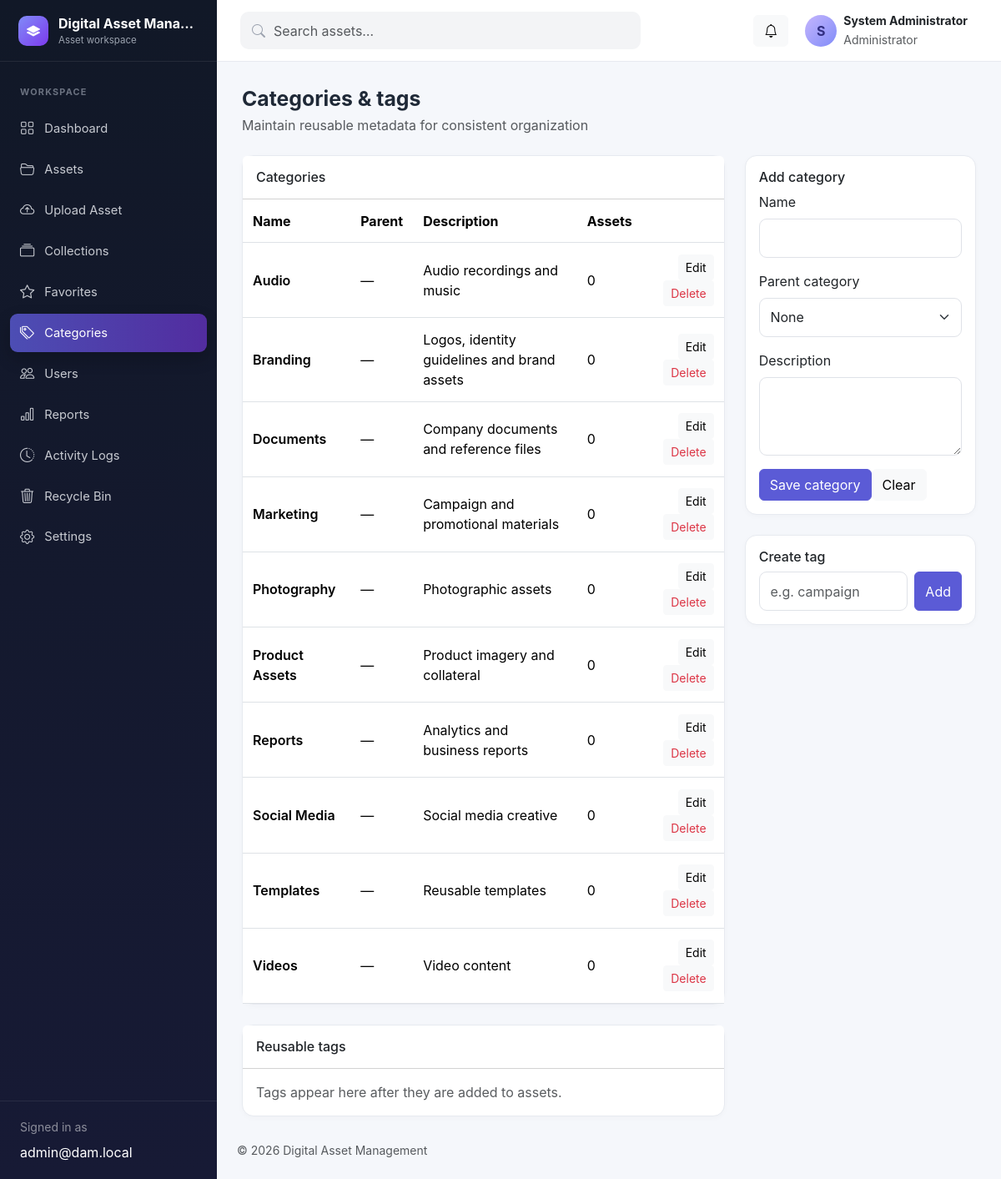
The app's page /categories.php (signed in) with its own data.
### tables this page shows
CREATE TABLE users (
  id INT UNSIGNED AUTO_INCREMENT PRIMARY KEY,
  role_id TINYINT UNSIGNED NOT NULL,
  name VARCHAR(120) NOT NULL,
  email VARCHAR(190) NOT NULL UNIQUE,
  password_hash VARCHAR(255) NOT NULL,
  profile_picture VARCHAR(255) NULL,
  status ENUM('active','disabled') NOT NULL DEFAULT 'active',
  last_login DATETIME NULL,
  failed_login_attempts SMALLINT UNSIGNED NOT NULL DEFAULT 0,
  locked_until DATETIME NULL,
  created_at TIMESTAMP DEFAULT CURRENT_TIMESTAMP,
  updated_at TIMESTAMP DEFAULT CURRENT_TIMESTAMP ON UPDATE CURRENT_TIMESTAMP,
  deleted_at DATETIME NULL,
  INDEX idx_users_role_status (role_id, status),
  CONSTRAINT fk_users_role FOREIGN KEY (role_id) REFERENCES roles(id)
);

CREATE TABLE roles (
  id TINYINT UNSIGNED AUTO_INCREMENT PRIMARY KEY,
  name VARCHAR(50) NOT NULL UNIQUE,
  description VARCHAR(255) NULL,
  created_at TIMESTAMP DEFAULT CURRENT_TIMESTAMP
);

CREATE TABLE categories (
  id INT UNSIGNED AUTO_INCREMENT PRIMARY KEY,
  parent_id INT UNSIGNED NULL,
  name VARCHAR(100) NOT NULL,
  description TEXT NULL,
  created_by INT UNSIGNED NULL,
  created_at TIMESTAMP DEFAULT CURRENT_TIMESTAMP,
  updated_at TIMESTAMP DEFAULT CURRENT_TIMESTAMP ON UPDATE CURRENT_TIMESTAMP,
  UNIQUE KEY uq_category_parent_name (parent_id, name),
  CONSTRAINT fk_category_parent FOREIGN KEY (parent_id) REFERENCES categories(id) ON DELETE SET NULL,
  CONSTRAINT fk_category_user FOREIGN KEY (created_by) REFERENCES users(id) ON DELETE SET NULL
);

### includes/functions.php (called while the page is built, shortened)
<?php
require_once __DIR__ . '/../config/database.php';
function e(mixed $value): string
{
    return htmlspecialchars((string)$value, ENT_QUOTES | ENT_SUBSTITUTE, 'UTF-8');
}
function url(string $path = ''): string
{
    return BASE_URL . '/' . ltrim($path, '/');
}
function setting(string $key, mixed $default = null): mixed
{
    static $settings = null;
    if ($settings === null) {
        try {
            $settings = db()->query('SELECT setting_key, setting_value FROM settings')->fetchAll(PDO::FETCH_KEY_PAIR);
        } catch (Throwable) {
            $settings = [];
        }
    }
    return $settings[$key] ?? $default;
}

### config/database.php (called while the page is built, shortened)
<?php
final class Database
{
    private static ?PDO $connection = null;
    public static function connection(): PDO
    {
        if (self::$connection === null) {
            $host = getenv('DAMS_DB_HOST') ?: 'localhost';
            $name = getenv('DAMS_DB_NAME') ?: 'digital_asset_management';
            $user = getenv('DAMS_DB_USER') ?: 'root';
            $pass = getenv('DAMS_DB_PASS') ?: '';
            $dsn = "mysql:host={$host};dbname={$name};charset=utf8mb4";
            self::$connection = new PDO($dsn, $user, $pass, [
                PDO::ATTR_ERRMODE => PDO::ERRMODE_EXCEPTION,
                PDO::ATTR_DEFAULT_FETCH_MODE => PDO::FETCH_ASSOC,
                PDO::ATTR_EMULATE_PREPARES => false,
            ]);
        }
        return self::$connection;
    }
}
function db(): PDO
{
    return Database::connection();
}

### includes/auth.php (called while the page is built, shortened)
<?php
require_once __DIR__ . '/functions.php';
function current_user(): ?array
{
    static $user = false;
    if ($user === false) {
        $stmt = db()->prepare('SELECT u.*, r.name role_name FROM users u JOIN roles r ON r.id=u.role_id WHERE u.id=? AND u.deleted_at IS NULL');
        $stmt->execute([$_SESSION['user_id']]);
        $user = $stmt->fetch() ?: null;
    }
    return is_array($user) ? $user : null;
}
function require_auth(): void
{
    if (!current_user()) {
        $_SESSION['intended_url'] = $_SERVER['REQUEST_URI'] ?? url('dashboard.php');
        flash('warning', 'Please sign in to continue.');
        redirect('login.php');
    }
}
function require_role(string|array $roles): void
{
    require_auth();
}

### categories.php (the view, shortened to what this page needs)
<?php
require_once __DIR__.'/includes/auth.php';require_role(['Administrator','Asset Manager']);$u=current_user();
$categories=db()->query('SELECT c.*,p.name parent_name,COUNT(a.id) asset_count FROM categories c LEFT JOIN categories p ON p.id=c.parent_id LEFT JOIN assets a ON a.category_id=c.id AND a.deleted_at IS NULL GROUP BY c.id ORDER BY COALESCE(p.name,c.name),c.parent_id,c.name')->fetchAll();$tags=db()->query('SELECT t.*,COUNT(at.asset_id) asset_count FROM tags t LEFT JOIN asset_tags at ON at.tag_id=t.id GROUP BY t.id ORDER BY t.name')->fetchAll();$pageTitle='Categories & tags';$pageSubtitle='Maintain reusable metadata for consistent organization';require __DIR__.'/includes/header.php';?>
<div class="row g-4"><div class="col-xl-8"><div class="card mb-4"><div class="card-header bg-white py-3"><h2 class="h6 mb-0">Categories</h2></div><div class="table-responsive"><table class="table align-middle mb-0"><thead><tr><th>Name</th><th>Parent</th><th>Description</th><th>Assets</th><th></th></tr></thead><tbody><?php foreach($categories as $c):?><tr><td class="fw-semibold"><?=e($c['name'])?></td><td><?=e($c['parent_name']??'—')?></td><td><?=e($c['description']?:'—')?></td><td><?=$c['asset_count']?></td><td class="text-end"><button class="btn btn-sm btn-light edit-category" data-record="<?=e(json_encode(['id'=>$c['id'],'name'=>$c['name'],'description'=>$c['description'],'parent_id'=>$c['parent_id']],JSON_HEX_APOS|JSON_HEX_QUOT))?>">Edit</button><form method="post" class="d-inline"><?=csrf_field()?><input type="hidden" name="action" value="delete_category"><input type="hidden" name="id" value="<?=$c['id']?>"><button class="btn btn-sm btn-light text-danger" data-confirm="Delete this category?">Delete</button></form></td></tr><?php endforeach;?></tbody></table></div></div>
<div class="card"><div class="card-header bg-white py-3"><h2 class="h6 mb-0">Reusable tags</h2></div><div class="card-body d-flex flex-wrap gap-2"><?php if(!$tags):?><span class="text-muted">Tags appear here after they are added to assets.</span><?php endif;?></div></div></div>
<div class="col-xl-4"><div class="card mb-4"><div class="card-body"><h2 class="h6" id="categoryFormTitle">Add category</h2><form method="post" id="categoryForm"><?=csrf_field()?><input type="hidden" name="action" value="save_category"><input type="hidden" name="id" id="categoryId"><label class="form-label">Name</label><input class="form-control mb-3" name="name" id="categoryName" required><label class="form-label">Parent category</label><select class="form-select mb-3" name="parent_id" id="categoryParent"><option value="">None</option><?php foreach($categories as $c):?><option value="<?=$c['id']?>"><?=e($c['name'])?></option><?php endforeach;?></select><label class="form-label">Description</label><textarea class="form-control mb-3" name="description" id="categoryDescription" rows="3"></textarea><button class="btn btn-primary">Save category</button><button type="button" class="btn btn-light" id="resetCategory">Clear</button></form></div></div><div class="card"><div class="card-body"><h2 class="h6">Create tag</h2><form method="post" class="d-flex gap-2"><?=csrf_field()?><input type="hidden" name="action" value="save_tag"><input class="form-control" name="name" placeholder="e.g. campaign" required><button class="btn btn-primary">Add</button></form></div></div></div></div>
<?php $extraScripts='<script>const reset=()=>{categoryForm.reset();categoryId.value="";categoryFormTitle.textContent="Add category"};document.querySelectorAll(".edit-category").forEach(b=>b.onclick=()=>{const r=JSON.parse(b.dataset.record);categoryId.value=r.id;categoryName.value=r.name;categoryDescription.value=r.description||"";categoryParent.value=r.parent_id||"";categoryFormTitle.textContent="Edit category";scrollTo({top:0,behavior:"smooth"})});resetCategory.onclick=reset;</script>';require __DIR__.'/includes/footer.php';?>

### includes/header.php (shortened to what this page needs)
<?php
$pageTitle = $pageTitle ?? 'Dashboard';
$user = current_user();
$unreadCount = 0;
if ($user) {
    $stmt = db()->prepare('SELECT COUNT(*) FROM notifications WHERE user_id=? AND is_read=0');
    $stmt->execute([$user['id']]);
    $unreadCount = (int)$stmt->fetchColumn();
}
$systemName = setting('system_name', APP_NAME);
?>
<!doctype html>
<html lang="en">
<head>
  <link href="https://cdn.jsdelivr.net/npm/bootstrap@5.3.3/dist/css/bootstrap.min.css" rel="stylesheet">
  <link href="https://cdn.jsdelivr.net/npm/bootstrap-icons@1.11.3/font/bootstrap-icons.min.css" rel="stylesheet">
  <link href="<?= e(url('assets/css/app.css')) ?>" rel="stylesheet">
  <link href="<?= e(url('assets/css/brand.css')) ?>" rel="stylesheet">
</head>
<body>
<?php require __DIR__ . '/sidebar.php'; ?>
<div class="app-shell">
  <header class="topbar navbar navbar-expand bg-white sticky-top">
    <form class="top-search d-none d-md-flex" action="<?= e(url('assets.php')) ?>" method="get">
      <i class="bi bi-search"></i><input name="q" class="form-control" placeholder="Search assets…" value="<?= e($_GET['q'] ?? '') ?>">
    </form>
    <div class="ms-auto d-flex align-items-center gap-2">
      <a class="btn btn-light position-relative" href="<?= e(url('notifications.php')) ?>" aria-label="Notifications">
        <i class="bi bi-bell"></i><?php if ($unreadCount): ?><span class="position-absolute top-0 start-100 translate-middle badge rounded-pill bg-danger"><?= $unreadCount > 99 ? '99+' : $unreadCount ?></span><?php endif; ?>
      </a>
      <div class="dropdown">
        <button class="btn d-flex align-items-center gap-2 border-0" data-bs-toggle="dropdown">
          <span class="avatar"><?php if (!empty($user['profile_picture'])): ?><img src="<?= e(url('profile-image.php?id='.$user['id'])) ?>" alt=""><?php else: ?><?= e(mb_strtoupper(mb_substr($user['name'] ?? 'U', 0, 1))) ?><?php endif; ?></span>
          <span class="text-start d-none d-sm-block"><strong class="d-block small"><?= e($user['name'] ?? '') ?></strong><small class="text-muted"><?= e($user['role_name'] ?? '') ?></small></span>
        </button>
      </div>
    </div>
  </header>
  <main class="content-wrap">
    <div class="d-flex flex-wrap align-items-center justify-content-between gap-3 mb-4">
      <div><h1 class="page-title mb-1"><?= e($pageTitle) ?></h1><?php if (!empty($pageSubtitle)): ?><p class="text-muted mb-0"><?= e($pageSubtitle) ?></p><?php endif; ?></div>
    </div>

### includes/sidebar.php
<?php
$current = basename($_SERVER['PHP_SELF'] ?? '');
$role = $user['role_name'] ?? '';
$nav = [
  ['dashboard.php','bi-grid','Dashboard',true],
  ['assets.php','bi-folder2-open','Assets',true],
  ['upload.php','bi-cloud-arrow-up','Upload Asset',in_array($role,['Administrator','Asset Manager'],true)],
  ['collections.php','bi-collection','Collections',true],
  ['favorites.php','bi-star','Favorites',true],
  ['categories.php','bi-tags','Categories',in_array($role,['Administrator','Asset Manager'],true)],
  ['users.php','bi-people','Users',$role==='Administrator'],
  ['reports.php','bi-bar-chart','Reports',$role==='Administrator'],
  ['activity-logs.php','bi-clock-history','Activity Logs',$role==='Administrator'],
  ['recycle-bin.php','bi-trash3','Recycle Bin',in_array($role,['Administrator','Asset Manager'],true)],
  ['settings.php','bi-gear','Settings',$role==='Administrator'],
];
?>
<aside class="sidebar offcanvas-lg offcanvas-start" tabindex="-1" id="sidebar">
  <div class="sidebar-brand"><span class="brand-mark"><?php if(setting('system_logo')):?><img src="<?=e(url('brand-image.php'))?>" alt=""><?php else:?><i class="bi bi-layers-fill"></i><?php endif;?></span><span><strong><?= e(setting('system_name','DAMS')) ?></strong><small>Asset workspace</small></span><button class="btn-close btn-close-white d-lg-none ms-auto" data-bs-dismiss="offcanvas"></button></div>
  <nav class="sidebar-nav">
    <span class="nav-heading">Workspace</span>
    <?php foreach ($nav as [$file,$icon,$label,$visible]): if (!$visible) continue; ?>
      <a class="nav-link <?= $current===$file ? 'active' : '' ?>" href="<?= e(url($file)) ?>"><i class="bi <?= e($icon) ?>"></i><span><?= e($label) ?></span></a>
    <?php endforeach; ?>
  </nav>
  <div class="sidebar-footer"><div class="small text-white-50 mb-2">Signed in as</div><div class="text-white text-truncate"><?= e($user['email'] ?? '') ?></div></div>
</aside>

### includes/footer.php (shortened to what this page needs)
  </main>
  <footer class="px-4 pb-4 text-muted small">&copy; <?= date('Y') ?> <?= e(setting('system_name', APP_NAME)) ?></footer>
</div>
</body>
</html>

### assets/css/app.css (style rules this page uses)
:root { --sidebar:#111827;--sidebar-muted:#9ca3af;--brand:#5b5bd6;--brand-2:#7c3aed;--canvas:#f5f7fb;--card-border:#e7eaf0;--text:#1f2937 }
.btn-primary { --bs-btn-bg:var(--brand);--bs-btn-border-color:var(--brand);--bs-btn-hover-bg:#4949bd;--bs-btn-hover-border-color:#4949bd }
body { background:var(--canvas);color:var(--text);font-family:Inter,ui-sans-serif,system-ui,-apple-system,"Segoe UI",sans-serif }
.sidebar { position:fixed;inset:0 auto 0 0;width:260px;background:linear-gradient(180deg,#111827 0%,#171a35 100%);z-index:1045;display:flex;flex-direction:column }
.sidebar-brand { height:74px;display:flex;align-items:center;gap:12px;padding:0 22px;color:#fff;border-bottom:1px solid rgba(255,255,255,.08) }
.sidebar-brand strong { display:block;max-width:165px;white-space:nowrap;overflow:hidden;text-overflow:ellipsis }
.sidebar-brand small { display:block;color:var(--sidebar-muted);font-size:.72rem }
.brand-mark { display:grid;place-items:center;width:36px;height:36px;background:linear-gradient(135deg,#818cf8,#7c3aed);border-radius:10px }
.sidebar-nav { padding:18px 12px;overflow-y:auto }
.nav-heading { display:block;color:#6b7280;text-transform:uppercase;font-size:.68rem;font-weight:700;letter-spacing:.11em;padding:10px 12px }
.sidebar .nav-link { display:flex;align-items:center;gap:12px;color:#c7cad1;border-radius:9px;padding:10px 12px;margin:3px 0;font-size:.92rem }
.sidebar .nav-link i { font-size:1.08rem }
.sidebar .nav-link.active { background:linear-gradient(90deg,rgba(91,91,214,.8),rgba(124,58,237,.6));color:#fff;box-shadow:0 8px 20px rgba(0,0,0,.2) }
.sidebar-footer { margin-top:auto;padding:20px 24px;border-top:1px solid rgba(255,255,255,.08) }
.app-shell { margin-left:260px;min-height:100vh }
.topbar { height:74px;border-bottom:1px solid var(--card-border);padding:0 28px }
.top-search { position:relative;align-items:center;width:min(480px,45vw) }
.top-search i { position:absolute;left:14px;color:#9ca3af }
.top-search .form-control { padding-left:40px;border:0;background:#f3f4f6;border-radius:10px }
.avatar { width:38px;height:38px;border-radius:50%;display:grid;place-items:center;background:linear-gradient(135deg,#c4b5fd,#818cf8);font-weight:700;color:#312e81;overflow:hidden }
.content-wrap { padding:30px;min-height:calc(100vh - 110px) }
.page-title { font-size:1.55rem;font-weight:700 }
.card { border:1px solid var(--card-border);border-radius:14px;box-shadow:0 2px 7px rgba(17,24,39,.025) }
.table>:not(caption)>*>* { padding:.85rem .75rem }
.form-control,.form-select { border-color:#dfe2e8;border-radius:9px;padding:.65rem .8rem }

### records on screen
users: email "admin@dam.local", name "S", name "System Administrator", role.name "Administrator"
categories: name "Audio", parent_name "—", description "Audio recordings and music", asset_count "0"
categories: name "Branding", parent_name "—", description "Logos, identity guidelines and brand assets", asset_count "0"
categories: name "Documents", parent_name "—", description "Company documents and reference files", asset_count "0"
categories: name "Marketing", parent_name "—", description "Campaign and promotional materials", asset_count "0"
categories: name "Photography", parent_name "—", description "Photographic assets", asset_count "0"
categories: name "Product Assets", parent_name "—", description "Product imagery and collateral", asset_count "0"
categories: name "Reports", parent_name "—", description "Analytics and business reports", asset_count "0"
categories: name "Social Media", parent_name "—", description "Social media creative", asset_count "0"
categories: name "Templates", parent_name "—", description "Reusable templates", asset_count "0"
categories: name "Videos", parent_name "—", description "Video content", asset_count "0"

### other values on screen
setting('system_name','DAMS') "Digital Asset Mana…"
$label "Dashboard"
$label "Assets"
$label "Upload Asset"
$label "Collections"
$label "Favorites"
$label "Categories"
$label "Users"
$label "Reports"
$label "Activity Logs"
$label "Recycle Bin"
$label "Settings"
$pageTitle "Categories & tags"
$pageSubtitle "Maintain reusable metadata for consistent organization"
setting('system_name', APP_NAME) "Digital Asset Management"
